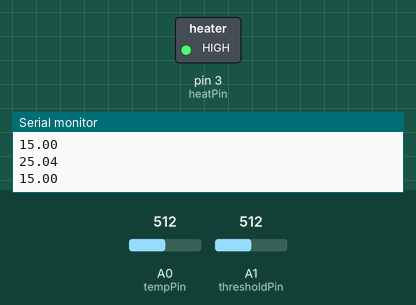
Simulated run of this sketch. Board: Arduino Uno, built with avr-gcc and run on an emulated ATmega328P. Parts: switched loads named in the sketch (green lamp = pin HIGH), the last lines printed to the serial monitor. The test bench sets the inputs (shaded band); at power-on: A0 (tempPin) = 512, A1 (thresholdPin) = 512.

Above: at 1.8 s.
1.9 s: A0 (tempPin) set to 408
3.4 s: A0 (tempPin) set to 379
At 4.4 s:
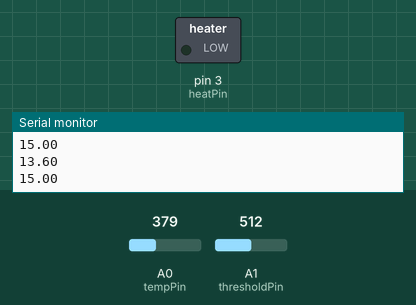
5.5 s: A0 (tempPin) set to 511
At 7.2 s:
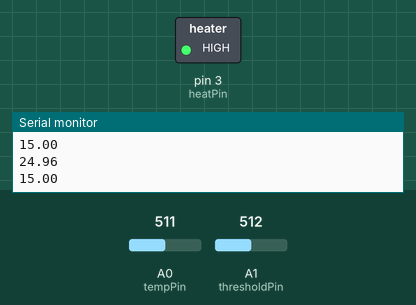
7.5 s: A0 (tempPin) set to 306
At 8.8 s:
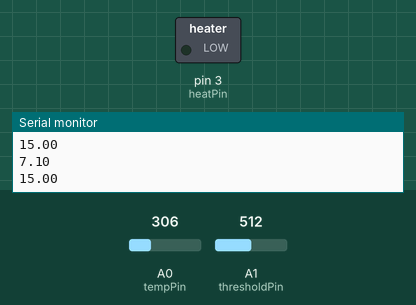
Timing chart, 0 to 10.5 s (numbered marks = the images above; inputs shaded):
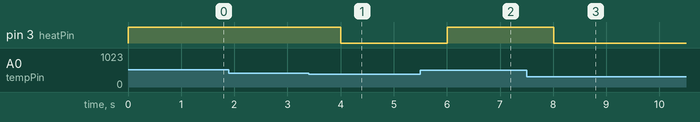

The sketch:

ThresholdDetector.ino
```cpp
// Demo of Grove - Starter Kit V2.0

// Reads the value of the Grove - Temperature Sensor, converts it to a Celsius temperature,
// and prints it to the serial console.
// Connect the Grove - Temperature Sensor to the socket marked A0
// Open the Serial Monitor in the Arduino IDE after uploading

// Define the pin to which the temperature sensor is connected.
const int tempPin = A0;
// Define the pin to which the potentiometer is connected
const int thresholdPin = A1;
// Define the pin to which the LED is connected
const int heatPin = 3;


// Define the B-value of the thermistor.
// This value is a property of the thermistor used in the Grove - Temperature Sensor,
// and used to convert from the analog value it measures and a temperature value.
const int B = 3975;

void setup()
{
    // Configure the serial communication line at 9600 baud (bits per second.)
    Serial.begin(9600);
    pinMode(heatPin, OUTPUT);
    pinMode(thresholdPin, INPUT);
}

void loop()
{
    // Get the (raw) value of the temperature sensor.
    int val = analogRead(tempPin);

    // Determine the current resistance of the thermistor based on the sensor value.
    float resistance = (float)(1023-val)*10000/val;

    // Calculate the temperature based on the resistance value.
    float temperature = 1/(log(resistance/10000)/B+1/298.15)-273.15;

    // Calculate a threshold between 0 deg and 30 deg from the rotary position sensor (aka potentiometer)
    float threshold = (1024.0 - (float)analogRead(thresholdPin)) / 1024.0 * 30.0;

    // Light LED if temperature is above a threshold
    if (temperature > threshold)
    {
        digitalWrite(heatPin, HIGH);
    }
    else
    {
        digitalWrite(heatPin, LOW);
    }

    // Print the temperature to the serial console.
    Serial.println(temperature);
    Serial.println(threshold);

    // Wait one second between measurements.
    delay(1000);
}
```

Measured:
- the behaviour switches between 396 and 395 on A0 (tempPin) (found by bisection; images 0 and 1)
- after the input at 3.4 s, pin 3 (heatPin): HIGH → LOW after 0.61 s
- after the input at 5.5 s, pin 3 (heatPin): LOW → HIGH after 0.51 s
- after the input at 7.5 s, pin 3 (heatPin): HIGH → LOW after 0.51 s
